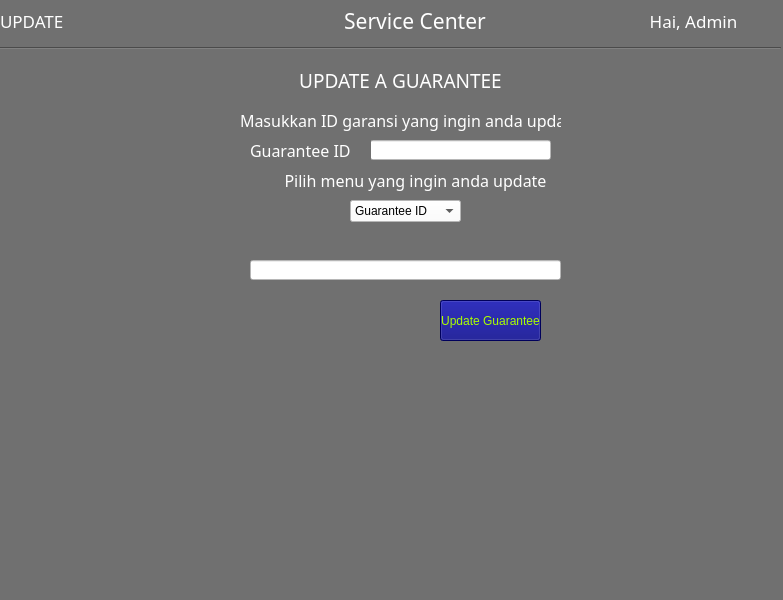
<?xml version="1.0" encoding="UTF-8"?>
<ui version="4.0">
 <class>update_guarantee</class>
 <widget class="QMainWindow" name="update_guarantee">
  <property name="geometry">
   <rect>
    <x>0</x>
    <y>0</y>
    <width>783</width>
    <height>600</height>
   </rect>
  </property>
  <property name="windowTitle">
   <string>MainWindow</string>
  </property>
  <property name="styleSheet">
   <string notr="true">background-color: rgb(112, 112, 112);</string>
  </property>
  <widget class="QWidget" name="centralwidget">
   <widget class="QPushButton" name="btn_insert">
    <property name="geometry">
     <rect>
      <x>440</x>
      <y>300</y>
      <width>101</width>
      <height>41</height>
     </rect>
    </property>
    <property name="styleSheet">
     <string notr="true">background-color: rgb(0, 0, 127);
color: rgb(170, 255, 0);</string>
    </property>
    <property name="text">
     <string>Update Guarantee</string>
    </property>
   </widget>
   <widget class="QComboBox" name="comboBox">
    <property name="geometry">
     <rect>
      <x>350</x>
      <y>200</y>
      <width>111</width>
      <height>22</height>
     </rect>
    </property>
    <property name="styleSheet">
     <string notr="true">background-color: rgb(255, 255, 255);</string>
    </property>
    <item>
     <property name="text">
      <string>Guarantee ID</string>
     </property>
    </item>
    <item>
     <property name="text">
      <string>Guarantee Start Date</string>
     </property>
    </item>
    <item>
     <property name="text">
      <string>Guarantee End Date</string>
     </property>
    </item>
    <item>
     <property name="text">
      <string>Guarantee Serial</string>
     </property>
    </item>
    <item>
     <property name="text">
      <string>Guarantee Product ID</string>
     </property>
    </item>
   </widget>
   <widget class="QLineEdit" name="lineEdit_kd">
    <property name="geometry">
     <rect>
      <x>370</x>
      <y>140</y>
      <width>181</width>
      <height>20</height>
     </rect>
    </property>
    <property name="styleSheet">
     <string notr="true">background-color: rgb(255, 255, 255);</string>
    </property>
   </widget>
   <widget class="QWidget" name="verticalLayoutWidget">
    <property name="geometry">
     <rect>
      <x>0</x>
      <y>60</y>
      <width>801</width>
      <height>41</height>
     </rect>
    </property>
    <layout class="QVBoxLayout" name="verticalLayout">
     <item>
      <widget class="QLabel" name="label_10">
       <property name="font">
        <font>
         <family>Imprint MT Shadow</family>
         <pointsize>14</pointsize>
        </font>
       </property>
       <property name="styleSheet">
        <string notr="true">color: rgb(255, 255, 255);</string>
       </property>
       <property name="text">
        <string>UPDATE A GUARANTEE</string>
       </property>
       <property name="alignment">
        <set>Qt::AlignCenter</set>
       </property>
      </widget>
     </item>
    </layout>
   </widget>
   <widget class="QLabel" name="label_6">
    <property name="geometry">
     <rect>
      <x>250</x>
      <y>140</y>
      <width>121</width>
      <height>21</height>
     </rect>
    </property>
    <property name="font">
     <font>
      <family>Iskoola Pota</family>
      <pointsize>12</pointsize>
     </font>
    </property>
    <property name="styleSheet">
     <string notr="true">color: rgb(255, 255, 255);</string>
    </property>
    <property name="text">
     <string>Guarantee ID</string>
    </property>
   </widget>
   <widget class="Line" name="line">
    <property name="geometry">
     <rect>
      <x>0</x>
      <y>40</y>
      <width>781</width>
      <height>16</height>
     </rect>
    </property>
    <property name="sizePolicy">
     <sizepolicy hsizetype="MinimumExpanding" vsizetype="MinimumExpanding">
      <horstretch>0</horstretch>
      <verstretch>0</verstretch>
     </sizepolicy>
    </property>
    <property name="minimumSize">
     <size>
      <width>781</width>
      <height>0</height>
     </size>
    </property>
    <property name="maximumSize">
     <size>
      <width>781</width>
      <height>16777215</height>
     </size>
    </property>
    <property name="font">
     <font>
      <pointsize>-1</pointsize>
     </font>
    </property>
    <property name="whatsThis">
     <string>&lt;html&gt;&lt;head/&gt;&lt;body&gt;&lt;p&gt;s&lt;/p&gt;&lt;/body&gt;&lt;/html&gt;</string>
    </property>
    <property name="styleSheet">
     <string notr="true">  padding: 15px 25px;
  font-size: 15px;
  text-align: center;
  cursor: pointer;
  outline: none;
color: rgb(60, 1, 255);
  background-color: rgb(0, 255, 238);
  border: none;
  border-radius: 15px;
  box-shadow: 0 9px #999;
hover{color:red}</string>
    </property>
    <property name="lineWidth">
     <number>1</number>
    </property>
    <property name="orientation">
     <enum>Qt::Horizontal</enum>
    </property>
   </widget>
   <widget class="QWidget" name="layoutWidget">
    <property name="geometry">
     <rect>
      <x>0</x>
      <y>0</y>
      <width>780</width>
      <height>42</height>
     </rect>
    </property>
    <layout class="QHBoxLayout" name="horizontalLayout_3">
     <item>
      <widget class="QLabel" name="label_7">
       <property name="font">
        <font>
         <family>Lucida Calligraphy</family>
         <pointsize>13</pointsize>
        </font>
       </property>
       <property name="styleSheet">
        <string notr="true">color: rgb(255, 255, 255);</string>
       </property>
       <property name="text">
        <string>UPDATE</string>
       </property>
      </widget>
     </item>
     <item>
      <spacer name="horizontalSpacer_5">
       <property name="orientation">
        <enum>Qt::Horizontal</enum>
       </property>
       <property name="sizeType">
        <enum>QSizePolicy::Fixed</enum>
       </property>
       <property name="sizeHint" stdset="0">
        <size>
         <width>150</width>
         <height>20</height>
        </size>
       </property>
      </spacer>
     </item>
     <item>
      <widget class="QLabel" name="label_8">
       <property name="font">
        <font>
         <family>Imprint MT Shadow</family>
         <pointsize>16</pointsize>
        </font>
       </property>
       <property name="styleSheet">
        <string notr="true">color: rgb(255, 255, 255);</string>
       </property>
       <property name="text">
        <string>Service Center</string>
       </property>
       <property name="alignment">
        <set>Qt::AlignCenter</set>
       </property>
      </widget>
     </item>
     <item>
      <spacer name="horizontalSpacer_6">
       <property name="orientation">
        <enum>Qt::Horizontal</enum>
       </property>
       <property name="sizeType">
        <enum>QSizePolicy::Minimum</enum>
       </property>
       <property name="sizeHint" stdset="0">
        <size>
         <width>100</width>
         <height>20</height>
        </size>
       </property>
      </spacer>
     </item>
     <item>
      <widget class="QLabel" name="label_9">
       <property name="font">
        <font>
         <family>Lucida Calligraphy</family>
         <pointsize>13</pointsize>
        </font>
       </property>
       <property name="styleSheet">
        <string notr="true">color: rgb(255, 255, 255);</string>
       </property>
       <property name="text">
        <string>Hai, Admin</string>
       </property>
       <property name="alignment">
        <set>Qt::AlignCenter</set>
       </property>
      </widget>
     </item>
    </layout>
   </widget>
   <widget class="QLabel" name="label_menu">
    <property name="geometry">
     <rect>
      <x>110</x>
      <y>230</y>
      <width>591</width>
      <height>21</height>
     </rect>
    </property>
    <property name="font">
     <font>
      <family>Iskoola Pota</family>
      <pointsize>12</pointsize>
     </font>
    </property>
    <property name="styleSheet">
     <string notr="true">color: rgb(255, 255, 255);</string>
    </property>
    <property name="text">
     <string/>
    </property>
    <property name="alignment">
     <set>Qt::AlignCenter</set>
    </property>
   </widget>
   <widget class="QLabel" name="label_12">
    <property name="geometry">
     <rect>
      <x>200</x>
      <y>170</y>
      <width>431</width>
      <height>21</height>
     </rect>
    </property>
    <property name="font">
     <font>
      <family>Iskoola Pota</family>
      <pointsize>12</pointsize>
     </font>
    </property>
    <property name="styleSheet">
     <string notr="true">color: rgb(255, 255, 255);</string>
    </property>
    <property name="text">
     <string>Pilih menu yang ingin anda update</string>
    </property>
    <property name="alignment">
     <set>Qt::AlignCenter</set>
    </property>
   </widget>
   <widget class="QLabel" name="label_11">
    <property name="geometry">
     <rect>
      <x>240</x>
      <y>110</y>
      <width>321</width>
      <height>21</height>
     </rect>
    </property>
    <property name="font">
     <font>
      <family>Iskoola Pota</family>
      <pointsize>12</pointsize>
     </font>
    </property>
    <property name="styleSheet">
     <string notr="true">color: rgb(255, 255, 255);</string>
    </property>
    <property name="text">
     <string>Masukkan ID garansi yang ingin anda update</string>
    </property>
   </widget>
   <widget class="QLineEdit" name="lineEdit_kd_2">
    <property name="geometry">
     <rect>
      <x>250</x>
      <y>260</y>
      <width>311</width>
      <height>20</height>
     </rect>
    </property>
    <property name="styleSheet">
     <string notr="true">background-color: rgb(255, 255, 255);</string>
    </property>
   </widget>
  </widget>
  <widget class="QMenuBar" name="menubar">
   <property name="geometry">
    <rect>
     <x>0</x>
     <y>0</y>
     <width>783</width>
     <height>21</height>
    </rect>
   </property>
  </widget>
  <widget class="QStatusBar" name="statusbar"/>
 </widget>
 <resources/>
 <connections/>
</ui>
